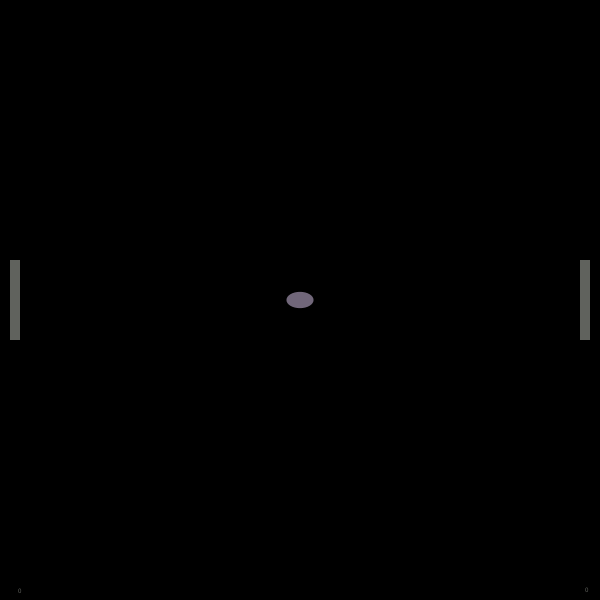
Frame 1 (no input)
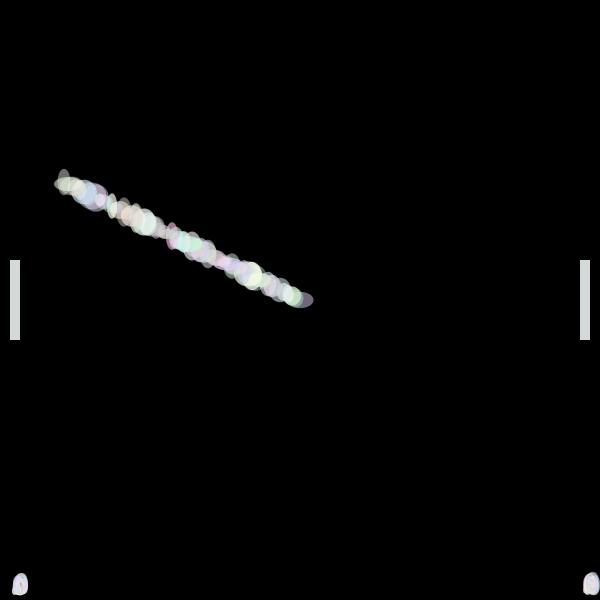
Frame 60 (the mouse pressed at the canvas centre just before this capture)
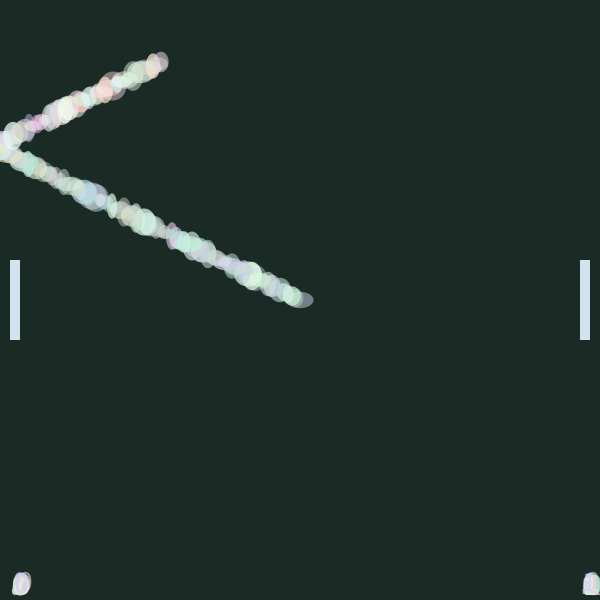
Frame 120 (the mouse held since frame 60 and released just before this capture)

The Processing sketch that drew these frames (run headless with seeded random() and noise(); from frame 60 on, the mouse is pressed at the canvas centre):

// Processing sketch: processing_164351
// ── processing_164351.pde

PVector ballPos = new PVector(0, 0);
PVector ballVel = new PVector(-4, -2);
int ballSize = 20;

PVector paddleDim = new PVector(10, 80);

int lScore;
int rScore;
float paddleSpeed = 10;

float boom;

int p1x;
int p1y;
int p2x;
int p2y;



//control
boolean p1u, p1d, p2u, p2d;


void setup() {
background(0,0,0);
  noStroke();
  size(600, 600);

  lScore = 0;
  rScore = 0;

  p1y = height/2;
  p1x =15;
  p2y = height/2;
  p2x = width - 15;

  ballPos.y = width/2;
  ballPos.x = height/2;
  rectMode (CENTER);
}

void draw() {
  
 

  //fill(random(255), random(255), random(255), random(1, 2));
  //rect(height/2, width/2, height, width);
  //draw ball
  fill(random(200, 255), random(200, 255), random(200, 255), random(100, 200));
  ellipse(ballPos.x, ballPos.y, ballSize + random(-10, 10), ballSize + random(-10, 10));
  //fill(0, 0, 0, 0);
  //ellipse(ballPos.x, ballPos.y, ballSize, ballSize);







  // draw paddle
  fill(random(200, 255), random(200, 255), random(200, 255), random(100, 200));

  movementLogic();
  coLogic();

  rect(p1x, p1y, paddleDim.x, paddleDim.y);
  rect(p2x, p2y, paddleDim.x, paddleDim.y);
  coLogic();

  textSize(random(1, 30));

  text(lScore, p1x -random(-3, 3), height-random(5, 10));
  text(rScore, p2x - random(-3, 3), height-random(5, 10));
}
// control

void keyPressed() {
  if (key == 'w') {
    p1d = false;
    p1u = true;
  }

  if (key == 's') {
    p1u = false;
    p1d = true;
  }

  if (key == CODED) {
    if (keyCode == UP) {
      p2d = false;
      p2u = true;
    }
  }

  if (key == CODED) {
    if (keyCode == DOWN) {
      p2u = false;
      p2d = true;
    }
  }
}
void keyReleased() {

  if (key == 'w') {

    p1u = false;
  }

  if (key == 's') {

    p1d = false;
  }

  if (key == CODED) {
    if (keyCode == UP) {

      p2u = false;
    }
  }

  if (key == CODED) {
    if (keyCode == DOWN) {

      p2d = false;
    }
  }
}


void movementLogic() {
  ballPos.x += ballVel.x;
  ballPos.y += ballVel.y;


  if (p1u) p1y -= paddleSpeed + random(-10, 10);
  if (p1d) p1y += paddleSpeed + random(-10, 10);

  if (p2u) p2y -= paddleSpeed + random(-10, 10);
  if (p2d) p2y += paddleSpeed + random(-10, 10);
}


void coLogic() {
  //Left 
  if (ballPos.x - ballSize/2 <= p1x+(paddleDim.x * .5 ) && ballPos.x >= p1x-(paddleDim.x * .5 )) {
    if (ballPos.y >= p1y - (paddleDim.y/2) && ballPos.y <= p1y + (paddleDim.y/2)) {
      ballPos.x = 1 + ballSize/2 + (p1x+(paddleDim.x * .5 ));
      ballVel.x *= -1;
      boom();
    }
  }
  //Right 
  if (ballPos.x + ballSize/2 >= p2x-(paddleDim.x * .5 )&& ballPos.x <= p2x+(paddleDim.x * .5 )) {
    if (ballPos.y >= p2y - (paddleDim.y/2)  && ballPos.y <= p2y + (paddleDim.y/2)) {
      ballPos.x = (p2x-(paddleDim.x * .5 ))- ballSize/2 - 1;
      ballVel.x *= -1;
      boom();
    }
  }
  //wall
  //left
  if (ballPos.x + ballSize/2 <= -5  ) {

    ballPos.x = 1 ;
    ballVel.x *= -1;
    rScore = rScore + 1;
    //println("player 2 " + rScore);
    boom();
  }
  //Right 
  if (ballPos.x - ballSize/2 >= width) {

    ballPos.x =width - 1;
    ballVel.x *= -1;
    lScore = lScore + 1;
    //println("player 1 " + lScore);
    boom();
  }

  if ( ballPos.y <= 0 ) {
    //print("what");
    ballPos.y = 1;
    ballVel.y *=-1;
    
  }

  if ( ballPos.y >= height - 10 ) {
     ballPos.y = height - 11;
    ballVel.y *=-1;
   
  }
}

void boom(){
  fill(random(255),random(255),random(255),50);
  rect(width/2,height/2,width,height);
  
  
}
